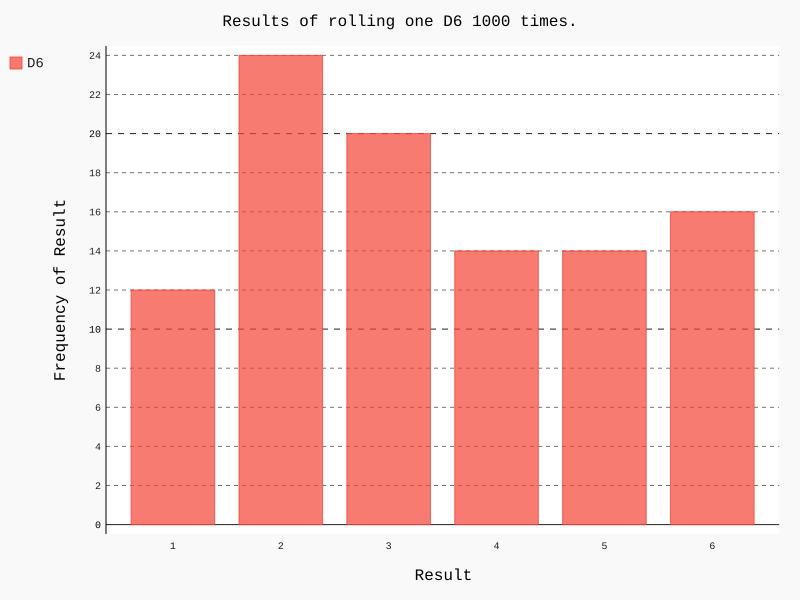

Source code (Python):
# coding=utf-8
# 为分析掷一个D6骰子的结果，我们计算每个点数出现的次数：
import pygal
from die import Die
# 创建一个D6
die = Die()
# 掷几次骰子，并将结果存储在一个列表中
results = []
for roll_num in range(100):
    result = die.roll()
    results.append(result)
# 分析结果
# frequencies = []
# for value in range(1, die.num_sides + 1):
#     frequency = results.count(value)
#     frequencies.append(frequency)
# print(frequencies)


frequencies = []
for value in range(1, die.num_sides + 1):
    frequency = results.count(value)
    frequencies.append(frequency)
# 对结果进行可视化
hist = pygal.Bar()

hist.title = "Results of rolling one D6 1000 times."
hist.x_labels = ['1', '2', '3', '4', '5', '6']
hist.x_title = "Result"
hist.y_title = "Frequency of Result"
hist.add('D6', frequencies)
hist.render_to_file('die_visual.svg')
